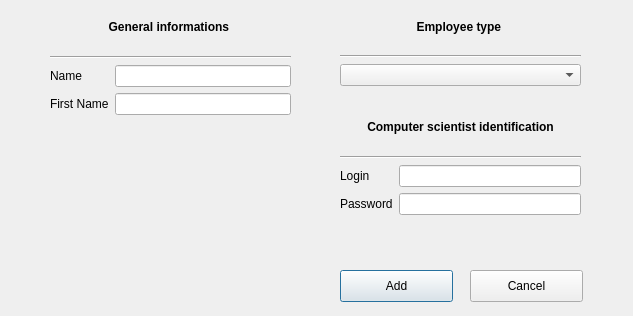
<?xml version="1.0" encoding="UTF-8"?>
<ui version="4.0">
 <class>addingEmployee</class>
 <widget class="QDialog" name="addingEmployee">
  <property name="geometry">
   <rect>
    <x>0</x>
    <y>0</y>
    <width>633</width>
    <height>316</height>
   </rect>
  </property>
  <property name="windowTitle">
   <string>New Employee</string>
  </property>
  <widget class="QWidget" name="gridLayoutWidget">
   <property name="geometry">
    <rect>
     <x>50</x>
     <y>20</y>
     <width>241</width>
     <height>95</height>
    </rect>
   </property>
   <layout class="QGridLayout" name="NameInforation">
    <item row="3" column="0">
     <widget class="QLabel" name="Prenom">
      <property name="text">
       <string>First Name</string>
      </property>
     </widget>
    </item>
    <item row="1" column="0" colspan="2">
     <widget class="Line" name="line">
      <property name="orientation">
       <enum>Qt::Horizontal</enum>
      </property>
     </widget>
    </item>
    <item row="2" column="1">
     <widget class="QLineEdit" name="NomInput"/>
    </item>
    <item row="3" column="1">
     <widget class="QLineEdit" name="PrenomInput"/>
    </item>
    <item row="2" column="0">
     <widget class="QLabel" name="Nom">
      <property name="text">
       <string>Name</string>
      </property>
     </widget>
    </item>
    <item row="0" column="0" colspan="2">
     <widget class="QLabel" name="TitleName">
      <property name="enabled">
       <bool>true</bool>
      </property>
      <property name="autoFillBackground">
       <bool>false</bool>
      </property>
      <property name="text">
       <string>&lt;b&gt; General informations &lt;/b&gt;</string>
      </property>
      <property name="alignment">
       <set>Qt::AlignHCenter|Qt::AlignTop</set>
      </property>
     </widget>
    </item>
   </layout>
  </widget>
  <widget class="QWidget" name="verticalLayoutWidget">
   <property name="geometry">
    <rect>
     <x>340</x>
     <y>20</y>
     <width>241</width>
     <height>66</height>
    </rect>
   </property>
   <layout class="QVBoxLayout" name="verticalLayout_3">
    <item>
     <widget class="QLabel" name="label">
      <property name="text">
       <string>&lt;b&gt; Employee type &lt;/b&gt;</string>
      </property>
      <property name="alignment">
       <set>Qt::AlignHCenter|Qt::AlignTop</set>
      </property>
     </widget>
    </item>
    <item>
     <widget class="Line" name="line_2">
      <property name="orientation">
       <enum>Qt::Horizontal</enum>
      </property>
     </widget>
    </item>
    <item>
     <widget class="QComboBox" name="comboBox"/>
    </item>
   </layout>
  </widget>
  <widget class="QWidget" name="gridLayoutWidget_2">
   <property name="geometry">
    <rect>
     <x>340</x>
     <y>120</y>
     <width>241</width>
     <height>95</height>
    </rect>
   </property>
   <layout class="QGridLayout" name="InformaticienLoginGrid">
    <item row="1" column="0" colspan="2">
     <widget class="Line" name="line_3">
      <property name="orientation">
       <enum>Qt::Horizontal</enum>
      </property>
     </widget>
    </item>
    <item row="3" column="1">
     <widget class="QLineEdit" name="editInformaticienPassword">
      <property name="enabled">
       <bool>true</bool>
      </property>
     </widget>
    </item>
    <item row="3" column="0">
     <widget class="QLabel" name="InformaticienPassword">
      <property name="enabled">
       <bool>true</bool>
      </property>
      <property name="text">
       <string>Password</string>
      </property>
     </widget>
    </item>
    <item row="2" column="1">
     <widget class="QLineEdit" name="editInformaticienLogin">
      <property name="enabled">
       <bool>true</bool>
      </property>
     </widget>
    </item>
    <item row="2" column="0">
     <widget class="QLabel" name="InformaticienLogin">
      <property name="enabled">
       <bool>true</bool>
      </property>
      <property name="text">
       <string>Login</string>
      </property>
     </widget>
    </item>
    <item row="0" column="0" colspan="2">
     <widget class="QLabel" name="informaticienIdentification">
      <property name="enabled">
       <bool>true</bool>
      </property>
      <property name="text">
       <string>&lt;html&gt;&lt;head/&gt;&lt;body&gt;&lt;p&gt;&lt;span style=&quot; font-weight:600;&quot;&gt;Computer scientist identification&lt;/span&gt;&lt;/p&gt;&lt;/body&gt;&lt;/html&gt;</string>
      </property>
      <property name="alignment">
       <set>Qt::AlignHCenter|Qt::AlignTop</set>
      </property>
     </widget>
    </item>
   </layout>
  </widget>
  <widget class="QPushButton" name="AddButton">
   <property name="geometry">
    <rect>
     <x>340</x>
     <y>270</y>
     <width>113</width>
     <height>32</height>
    </rect>
   </property>
   <property name="maximumSize">
    <size>
     <width>113</width>
     <height>16777215</height>
    </size>
   </property>
   <property name="text">
    <string>Add</string>
   </property>
  </widget>
  <widget class="QPushButton" name="QuitButton">
   <property name="geometry">
    <rect>
     <x>470</x>
     <y>270</y>
     <width>113</width>
     <height>32</height>
    </rect>
   </property>
   <property name="text">
    <string>Cancel</string>
   </property>
  </widget>
 </widget>
 <tabstops>
  <tabstop>NomInput</tabstop>
  <tabstop>PrenomInput</tabstop>
  <tabstop>comboBox</tabstop>
  <tabstop>editInformaticienLogin</tabstop>
  <tabstop>editInformaticienPassword</tabstop>
  <tabstop>AddButton</tabstop>
  <tabstop>QuitButton</tabstop>
 </tabstops>
 <resources/>
 <connections/>
</ui>
